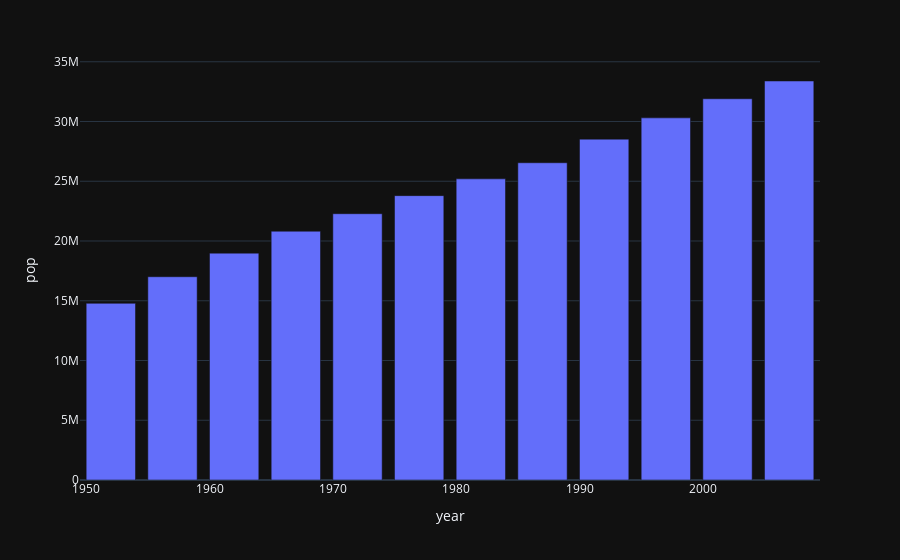

The notebook cell saved with this chart:
### Code cell
import plotly.express as px
data_canada = px.data.gapminder().query("country == 'Canada'")
fig = px.bar(data_canada, x='year', y='pop')
fig.show()

### Figure 1 — Plotly figure (JSON) as saved in the notebook; plotly's stock layout.template omitted (floating-point values rounded to 4 significant figures)
{"data": [{"alignmentgroup": "True", "hovertemplate": "year=%{x}<br>pop=%{y}<extra></extra>", "legendgroup": "", "marker": {"color": "#636efa", "pattern": {"shape": ""}}, "name": "", "offsetgroup": "", "orientation": "v", "showlegend": false, "textposition": "auto", "x": [1952, 1957, 1962, 1967, 1972, 1977, 1982, 1987, 1992, 1997, 2002, 2007], "xaxis": "x", "y": [14785584, 17010154, 18985849, 20819767, 22284500, 23796400, 25201900, 26549700, 28523502, 30305843, 31902268, 33390141], "yaxis": "y", "type": "bar"}], "layout": {"xaxis": {"anchor": "y", "domain": [0.0, 1.0], "title": {"text": "year"}}, "yaxis": {"anchor": "x", "domain": [0.0, 1.0], "title": {"text": "pop"}}, "legend": {"tracegroupgap": 0}, "margin": {"t": 60}, "barmode": "relative"}}
